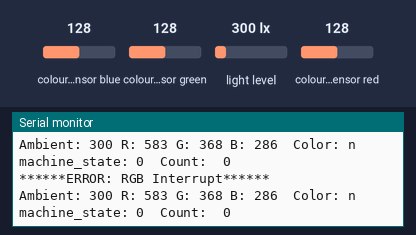
The sketch below on a simulated Arduino Pro Mini, built for the host (arithmetic inside an expression is 32-bit, double 64-bit). Parts: the last lines printed to the serial monitor. The inputs (shaded band) are chosen by the test bench; at power-on: colour sensor blue 128, colour sensor green 128, light level 300 lx, colour sensor red 128.

Above: at 1.9 s.
2.0 s: colour sensor blue set to 5
At 2.17 s:
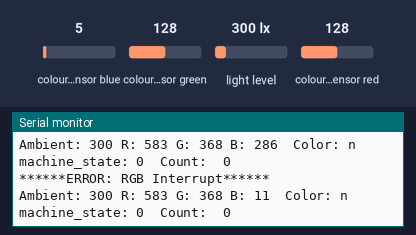
5.0 s: colour sensor green set to 5
At 5.06 s:
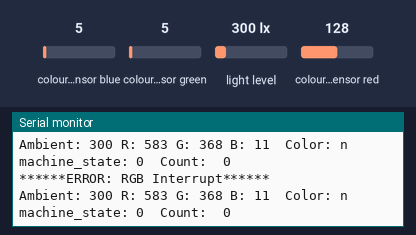
8.0 s: light level set to 1000 lx
At 8.04 s:
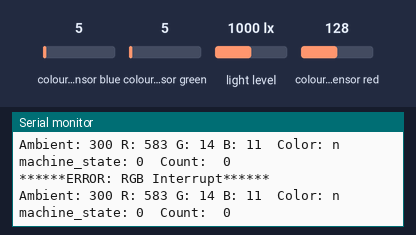
11.0 s: colour sensor red set to 5
At 11.05 s:
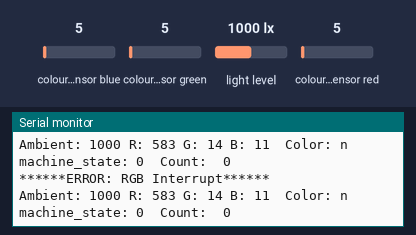
14.0 s: colour sensor blue set to 64
At 14.03 s:
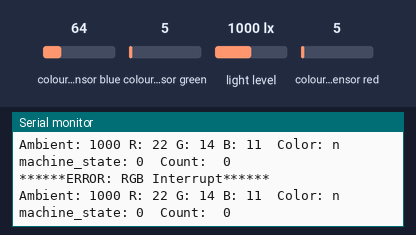
17.0 s: colour sensor green set to 64
At 17.04 s:
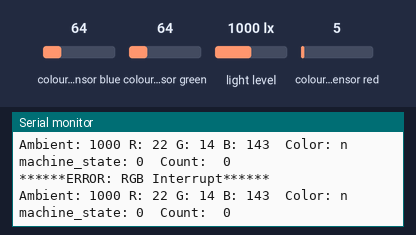
Timing chart, 0 to 20.0 s (numbered marks = the images above; inputs shaded):
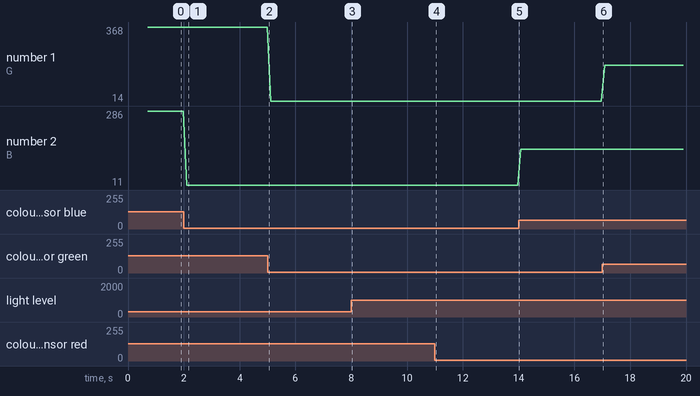

The sketch:

AmbientLightInterrupt.ino
```cpp
// (licence header left out)
#include <Wire.h>
#include <SparkFun_APDS9960.h>

// Pins
#define APDS9960_INT 3  // Needs to be an interrupt pin

// Constants
#define LIGHT_INT_HIGH  10000 // High light level for interrupt
#define LIGHT_INT_LOW   1000   // Low light level for interrupt

// Global variables
SparkFun_APDS9960 apds = SparkFun_APDS9960();
uint16_t ambient_light = 0;
uint16_t red_light = 0;
uint16_t green_light = 0;
uint16_t blue_light = 0;
int isr_flag = 0;
uint16_t threshold = 0;
char color = 'n';
int machine_state = 0;
unsigned long init_wait = 0;
unsigned long intCount = 0;

void setup() {
  pinMode(APDS9960_INT, INPUT);

  // Initialize Serial port
  Serial.begin(9600);
  Serial.println();
  Serial.println(F("-------------------------------------"));
  Serial.println(F("SparkFun APDS-9960 - Light Interrupts"));
  Serial.println(F("-------------------------------------"));

  // Initialize interrupt service routine
  //attachInterrupt(1, interruptRoutine, FALLING);
  init_wait = millis() + 2000;
  SREG = 0x80; //global interrupts enabled
  EICRA |= 0x08; //interrupt at any falling edge of INT1 (pin 3)
  EIMSK |= 0x02; //enable interrupts for INT1
  // Initialize APDS-9960 (configure I2C and initial values)
  if ( apds.init() ) {
    Serial.println(F("APDS-9960 initialization complete"));
  } else {
    Serial.println(F("Something went wrong during APDS-9960 init!"));
  }

  // Set high and low interrupt thresholds
  if ( !apds.setLightIntLowThreshold(LIGHT_INT_LOW) ) {
    Serial.println(F("Error writing low threshold"));
  }
  if ( !apds.setLightIntHighThreshold(LIGHT_INT_HIGH) ) {
    Serial.println(F("Error writing high threshold"));
  }

  // Start running the APDS-9960 light sensor (no interrupts)
  if ( apds.enableLightSensor(false) ) {
    Serial.println(F("Light sensor is now running"));
  } else {
    Serial.println(F("Something went wrong during light sensor init!"));
  }

  // Read high and low interrupt thresholds
  if ( !apds.getLightIntLowThreshold(threshold) ) {
    Serial.println(F("Error reading low threshold"));
  } else {
    Serial.print(F("Low Threshold: "));
    Serial.println(threshold);
  }
  if ( !apds.getLightIntHighThreshold(threshold) ) {
    Serial.println(F("Error reading high threshold"));
  } else {
    Serial.print(F("High Threshold: "));
    Serial.println(threshold);
  }

  // Enable interrupts
  if ( !apds.setAmbientLightIntEnable(1) ) {
    Serial.println(F("Error enabling interrupts"));
  }else Serial.println("interrupt enabled");

  // Wait for initialization and calibration to finish
  delay(500);
}

void loop() {
  if (  !apds.readAmbientLight(ambient_light) ||
        !apds.readRedLight(red_light) ||
        !apds.readGreenLight(green_light) ||
        !apds.readBlueLight(blue_light) ) {
    Serial.println("Error reading light values");
  } else {

    //red_light = (red_light * 100) / (ambient_light * .85);  //Normalize values based on ambience
    //green_light = (green_light * 100) / (ambient_light * .95);//ratios based on normalized responsivity graph
    //blue_light = (blue_light * 214) / (ambient_light * .70);

    red_light *= .57;
    green_light *= .36;
    blue_light *= .28;

    Serial.print("Ambient: ");
    Serial.print(ambient_light);
    Serial.print(" R: ");
    Serial.print(red_light);
    Serial.print(" G: ");
    Serial.print(green_light);
    Serial.print(" B: ");
    Serial.print(blue_light);
    Serial.print("  Color: ");
    Serial.print(color);
    Serial.print("  ");
    Serial.print("machine_state: ");
    Serial.print(machine_state);
    Serial.print("  Count:  ");
    Serial.println(intCount);
    if (!apds.clearAmbientLightInt())
      Serial.println("******ERROR: RGB Interrupt******");
  }
}

ISR(INT1_vect){
  intCount++;
  if(millis() > init_wait){
  if (!apds.clearAmbientLightInt())
      Serial.println("******ERROR: RGB Interrupt******");
  }else Serial.println("initilizing...");
}
void detectRed(){ //changes variable color when red is detected
  if(red_light > 100 && red_light > green_light && red_light > blue_light)
    color = 'r';
  else color = 'n';
}
```

Measured:
- after the input at 2.0 s, the serial monitor: prints a new line after 0.10 s (image 1)
- plotted number 1: 368 → 14 after the input at 5.0 s, 14 → 184 after the input at 17.0 s
- plotted number 2: 286 → 11 after the input at 2.0 s, 11 → 143 after the input at 14.0 s
